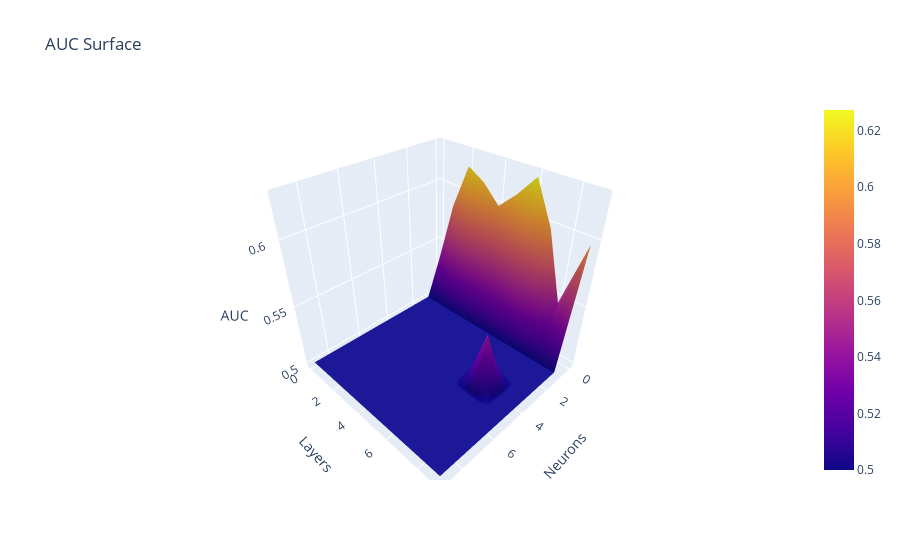

Notebook source saved alongside this figure:
### Code cell
fig2 = go.Figure(data=[go.Surface(z=AUC_v05)])

fig2.update_layout(title='AUC Surface', autosize=True,
                   scene = dict(xaxis_title='Neurons',
                                yaxis_title='Layers',
                                zaxis_title='AUC'))
fig2.update_yaxes(tickvals=[x+30 for x in range(10)])
fig2.update_xaxes(tickvals=[x+30 for x in range(10)])

fig2.show()
fig2.write_html('AUC_05.html')

### Figure 1 — Plotly figure (JSON) as saved in the notebook; plotly's stock layout.template omitted (floating-point values rounded to 4 significant figures)
{"data": [{"type": "surface", "z": [[0.5343, 0.5, 0.5, 0.5, 0.5, 0.5, 0.5, 0.5, 0.5, 0.5], [0.5847, 0.5, 0.5, 0.5, 0.5, 0.5, 0.5, 0.5, 0.5, 0.5], [0.6192, 0.5, 0.5, 0.5, 0.5, 0.5, 0.5, 0.5, 0.5, 0.5], [0.6116, 0.5, 0.5, 0.5, 0.5, 0.5, 0.5, 0.5, 0.5, 0.5], [0.5987, 0.5, 0.5, 0.5, 0.5, 0.5, 0.5, 0.5, 0.5, 0.5], [0.6115, 0.5, 0.5, 0.5, 0.5, 0.5, 0.5, 0.5, 0.5, 0.5], [0.6273, 0.5, 0.5, 0.5, 0.5, 0.5, 0.5, 0.5, 0.5, 0.5], [0.5971, 0.5, 0.5, 0.5, 0.5435, 0.5, 0.5, 0.5, 0.5, 0.5], [0.5459, 0.5, 0.5, 0.5, 0.5, 0.5, 0.5, 0.5, 0.5, 0.5], [0.5965, 0.5, 0.5, 0.5, 0.5, 0.5, 0.5, 0.5, 0.5, 0.5]]}], "layout": {"autosize": true, "scene": {"xaxis": {"title": {"text": "Neurons"}}, "yaxis": {"title": {"text": "Layers"}}, "zaxis": {"title": {"text": "AUC"}}}, "title": {"text": "AUC Surface"}, "xaxis": {"tickvals": [30, 31, 32, 33, 34, 35, 36, 37, 38, 39]}, "yaxis": {"tickvals": [30, 31, 32, 33, 34, 35, 36, 37, 38, 39]}}}
